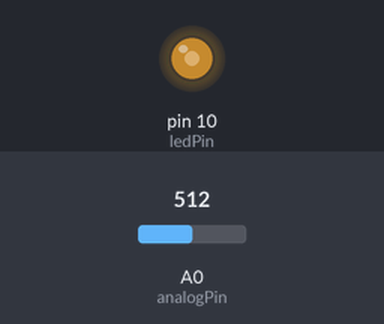
A sketch run on a simulated Arduino Uno, built with avr-gcc and run on an emulated ATmega328P. Parts: output pins drawn as LEDs (lit = HIGH). The test bench sets the inputs (shaded band); at power-on: A0 (analogPin) = 512.

Above: at 1.2 s.
1.3 s: A0 (analogPin) set to 716
At 2.3 s:
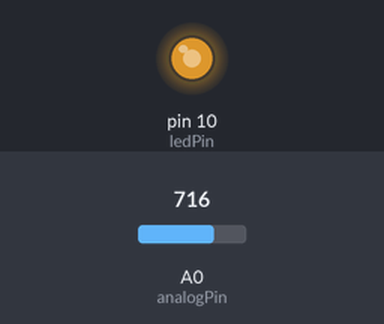
2.8 s: A0 (analogPin) set to 900
At 3.5 s:
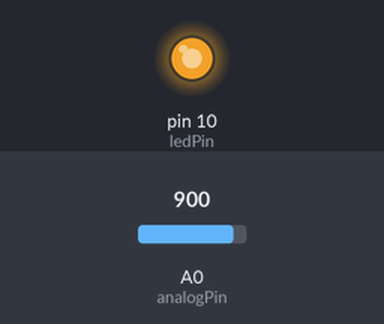
4.3 s: A0 (analogPin) set to 122
At 4.6 s:
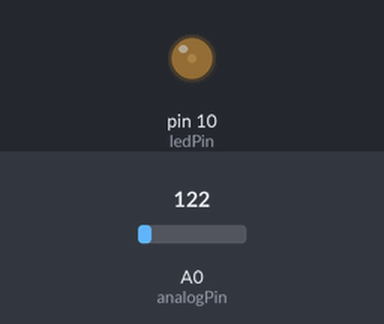
5.8 s: A0 (analogPin) set to 0
At 7.0 s:
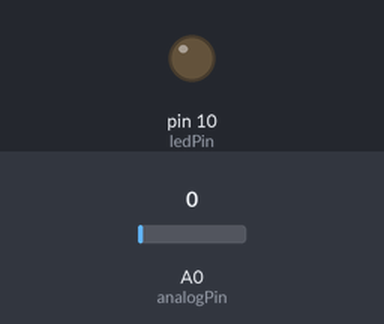
Timing chart, 0 to 8.3 s (numbered marks = the images above; inputs shaded):
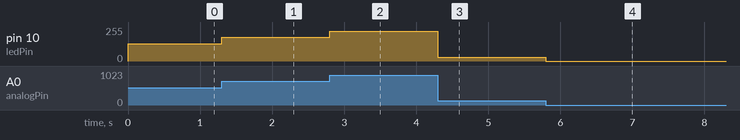

The sketch:

PC_W5_2.ino
```cpp
const int analogPin = A0;
const int ledPin =10;

void setup() {
  Serial.begin(115200);
}

void loop() {
  int analogValue = analogRead(analogPin);
  analogWrite(ledPin,analogValue/4);
}
```

Measured:
- after the input at 1.3 s, pin 10 (ledPin): 128/255 → 179/255 at once
- after the input at 2.8 s, pin 10 (ledPin): 179/255 → 225/255 at once
- after the input at 4.3 s, pin 10 (ledPin): 225/255 → 30/255 at once
- after the input at 5.8 s, pin 10 (ledPin): 30/255 → 0/255 at once
